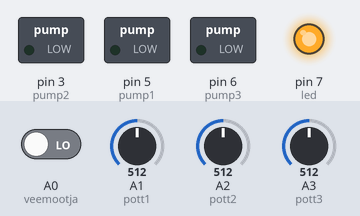
The sketch below on a simulated Arduino Uno, built with avr-gcc and run on an emulated ATmega328P. Shown: switched loads named in the sketch (green lamp = pin HIGH), output pins drawn as LEDs (lit = HIGH). The test bench sets the inputs (shaded band); at power-on: A0 (veemootja) LOW, A1 (pott1) = 512, A2 (pott2) = 512, A3 (pott3) = 512. The local clock reads 2024-03-15 10:24:30 at power-on unless the sketch sets it; what the sketch prints to the serial monitor is not drawn.

Above: at 1.2 s.
1.3 s: A0 (veemootja) driven HIGH
At 2.3 s:
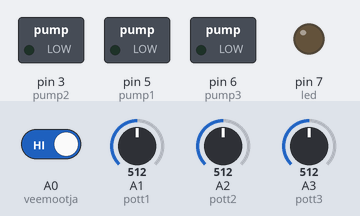
2.8 s: A0 (veemootja) driven LOW
At 3.4 s:
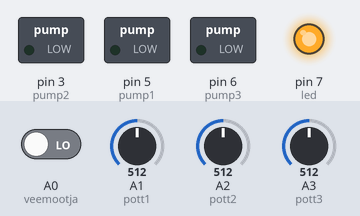
Timing chart, 0 to 5.8 s (numbered marks = the images above; inputs shaded):
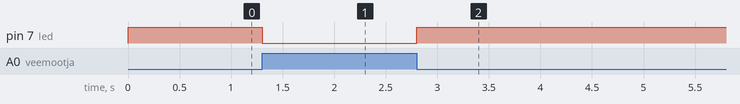

The sketch:

flowngrow.ino
```cpp
// included libraries
#include <Wire.h>
#include "RTClib.h"

// pump connection pins
int pump1 = 5;
int pump2 = 3;
int pump3 = 6;

// led pin
int led = 7;

// moisture sensor pins
int pott1 = A1;
int pott2 = A2;
int pott3 = A3;

// water level sensor pin
int veemootja = A0;

// variables for various functions
// water level
int veetase = 0;
// dry soil threshold
int drysoil = 600;
// moisture levels
int moist1 = 0;
int moist2 = 0;
int moist3 = 0;

// rtc setup
RTC_DS1307 rtc;

// variables for calculating clock
int period = 3600;
unsigned long time_now = 0;

// variables for smoothing purposes
const int numReadings = 10;
int readings[numReadings];      // the readings from the analog input
int readIndex = 0;              // the index of the current reading
int total = 0;                  // the running total


void setup() {
  // start serial monitor for debugging purposes
  Serial.begin(9600);

  // notify if rtc is not found
  if (! rtc.begin()) {
    Serial.println("Couldn't find RTC");
    while (1);
  }

  // notfiy if rtc is not running
  if (! rtc.isrunning()) {
   Serial.println("RTC is NOT running!");

   // sets the RTC to the date & time this sketch was compiled
   rtc.adjust(DateTime(F(__DATE__), F(__TIME__)));
 }

 // initialize all the smoothing readings to 0:
  for (int thisReading = 0; thisReading < numReadings; thisReading++) {
    readings[thisReading] = 0;
  }

  //pin setups
  pinMode(led, OUTPUT);
  pinMode(pump1, OUTPUT);
  pinMode(pump2, OUTPUT);
  pinMode(pump3, OUTPUT);
  pinMode(pott1, INPUT);
  pinMode(pott2, INPUT);
  pinMode(pott3, INPUT);
  pinMode(veemootja, INPUT);

}

void loop() {
  vesi();

  DateTime now = rtc.now();
    if(now.unixtime() > time_now + period){
        time_now = now.unixtime();

        //check moisture in first pot
        moist1 = kontroll1();
        if (moist1>=drysoil){
          digitalWrite(pump1, HIGH);
          delay(2000);
          digitalWrite(pump1, LOW);
        }

        //check moisture in second pot
        moist2 = kontroll2();
        if (moist2>=drysoil){
          digitalWrite(pump2, HIGH);
          delay(2000*1.44);   //coeficient dependant on pot height, determined by testing
          digitalWrite(pump2, LOW);
        }

        //check moisture in third pot
        moist3 = kontroll3();
        if (moist3>=drysoil){
          digitalWrite(pump3, HIGH);
          delay(2000*1.66);   //coeficient dependant on pot height, determined by testing
          digitalWrite(pump3, LOW);
        }
    }
}

void vesi (){
  int veetase = digitalRead(veemootja);
  if (veetase == HIGH) {
    digitalWrite(led, LOW);
  }
  else {
    digitalWrite(led, HIGH);
  }
}

//code for pump testing, uncomment if needed
/*
void pumbatest(){
  digitalWrite(pump1, HIGH);   // turn the LED on (HIGH is the voltage level)
  delay(2000);                       // wait for a second
  digitalWrite(pump1, LOW);    // turn the LED off by making the voltage LOW
  delay(2000);                       // wait for a second
  digitalWrite(pump2, HIGH);   // turn the LED on (HIGH is the voltage level)
  delay(2000);                       // wait for a second
  digitalWrite(pump2, LOW);    // turn the LED off by making the voltage LOW
  delay(2000);                       // wait for a second
  digitalWrite(pump3, HIGH);   // turn the LED on (HIGH is the voltage level)
  delay(2000);                       // wait for a second
  digitalWrite(pump3, LOW);    // turn the LED off by making the voltage LOW
  delay(2000);                       // wait for a second
}
*/

//code for checking moisture. Reads 10 times, each after 10sec, outputs average value
int kontroll1(){
  //cycle that goes around 10 times
  for (readIndex = 0; readIndex<numReadings; readIndex++){
      //add moisture values to the array "readings"
      readings[readIndex] = analogRead(pott1);
      //add the reading to the total:
      total = total + readings[readIndex];
      //delay between readings to get an average over a longer period of time
      delay(10); //10 second delay
      }

  //calculate the average
  moist1 = total / numReadings;
  //send it to the computer for debugging
  Serial.print("esimene pott: ");
  Serial.print(moist1);

  //write variables back to 0 for next checking
  readIndex = 0;     // the index of the current reading
  total = 0;         // the running total
  for (int thisReading = 0; thisReading < numReadings; thisReading++) {  //the array of readings
    readings[thisReading] = 0;
  }

  //return the calculated value to decide if watering is needed
  return(moist1);
}


//same code as previous but without comments and changed variables
int kontroll2(){
  for (readIndex = 0; readIndex<numReadings; readIndex++){
      readings[readIndex] = analogRead(pott2);
      total = total + readings[readIndex];
      delay(10);
      }

  moist2 = total / numReadings;
  Serial.print("esimene pott: ");
  Serial.print(moist2);

  readIndex = 0;
  total = 0;
  for (int thisReading = 0; thisReading < numReadings; thisReading++) {
    readings[thisReading] = 0;
  }

  return(moist2);
}


//same code as previous but without comments and changed variables
int kontroll3(){
  for (readIndex = 0; readIndex<numReadings; readIndex++){
      readings[readIndex] = analogRead(pott3);
      total = total + readings[readIndex];
      delay(10);
      }

  moist3 = total / numReadings;
  Serial.print("esimene pott: ");
  Serial.print(moist3);

  readIndex = 0;
  total = 0;
  for (int thisReading = 0; thisReading < numReadings; thisReading++) {
    readings[thisReading] = 0;
  }

  return(moist3);
}
```

Measured:
- after the input at 1.3 s, pin 7 (led): HIGH → LOW at once
- after the input at 2.8 s, pin 7 (led): LOW → HIGH at once
